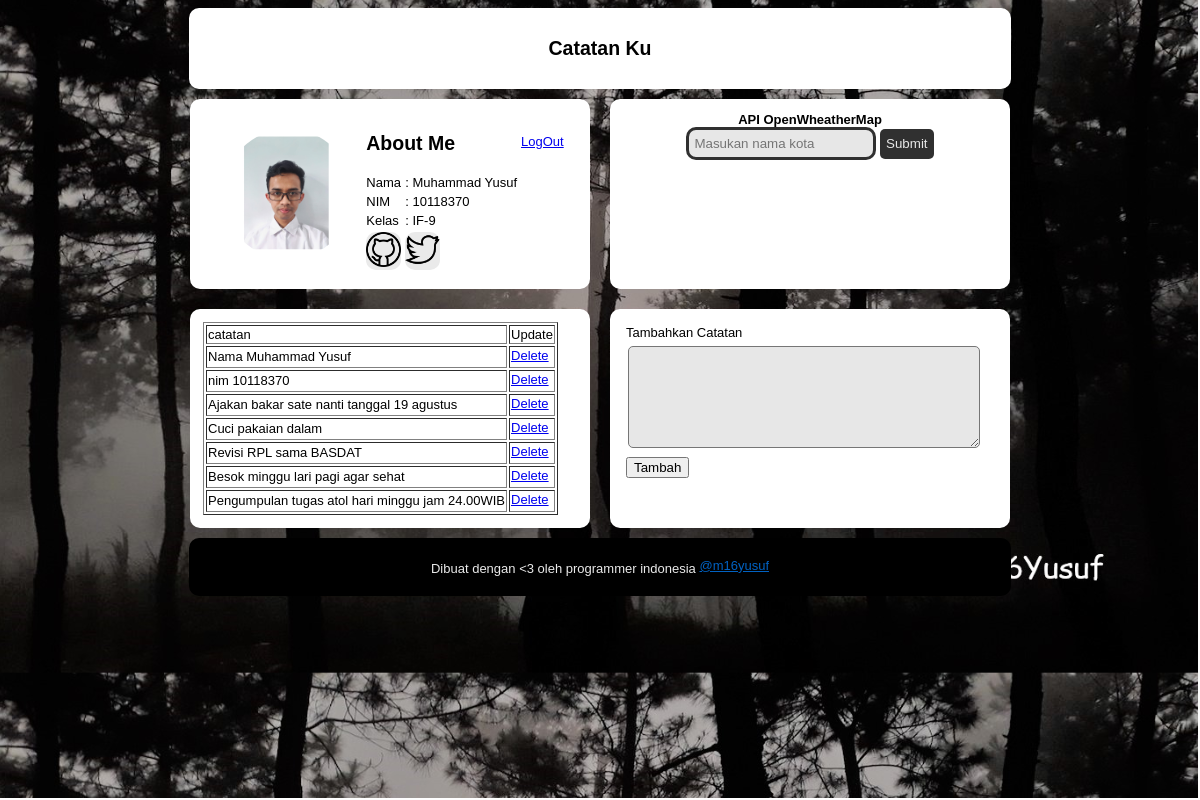
The page /view/home.php (signed in) on the database its author committed.
### tables this page shows
CREATE TABLE `tb_catatan` (
  `id_catatan` int(11) NOT NULL AUTO_INCREMENT,
  `Catatan` varchar(400) NOT NULL,
  PRIMARY KEY (`id_catatan`)
);

### view/home.php (the view, shortened to what this page needs)
<!DOCTYPE html>
<html lang="en">
    <head>
        <link rel="stylesheet" href="./../public/css/style.css">
    </head>
    <body>
        <div class="BGbody"></div>
        <div class="wrapper">
            <section class="header">
                <div class="flex-container-wrap">
                        <h1>Catatan Ku </h1>
                </div>
            </section>
            <div class="flex-container-badan">
                <section class="aboutme">
                    <div class="flex-container-wrap">
                        <img id="ProfilImg" src="./../assets/img/MyPic.jpeg">
                        <table>
                            <tr><td colspan="2"><h1>About Me</h1></td><td><a href="./../index.php">LogOut</a></td></tr>
                            <tr><td> Nama </td><td>: Muhammad Yusuf </td></tr>
                            <tr><td> NIM </td><td>: 10118370 </td></tr>
                            <tr><td> Kelas </td><td>: IF-9 </td></tr>
                            <tr>
                                <td>
                                    <a class="github" target="#" href="http://www.github.com/M16Yusuf">
                                    <img id="imgSosial" src="./../assets/icon/github.png"></a>
                                </td>
                                <td>
                                    <a class="twitter" target="#" href="https://www.twitter.com/M16Yusuf">
                                    <img id="imgSosial" src="./../assets/icon/twitter.png"></a>
                                </td>
                            </tr>
                        </table>
                    </div>
                </section>
                <section class="cobaapi">
                    <b>API OpenWheatherMap</b> <br>
                    <input type="text" class="inputValue" id="inputValue" placeholder="Masukan nama kota">
                    <input type="submit" class="button" value="Submit">
                </section>
                <section class="catatan">
                    <table border="1px">
                    <tr>
                        <td>catatan </td> <td>Update</td>
                    </tr>
                    <?php
                    include_once("./../config/config.php");
                    $result = mysqli_query($mysqli, "SELECT * FROM tb_catatan ORDER BY id_catatan DESC");
                    while($user_data = mysqli_fetch_array($result)) {
                        echo "<tr>";
                        echo "<td>".$user_data['Catatan']."</td>";
                        echo "<td><a href='./../controller/delete.php?id=$user_data[id_catatan]'>Delete</a></td></tr>";
                    }
                    ?>
                    </table>
                </section>
                <section class="catatan">
                    <form action="./../controller/addNote.php" method="post" name="form1">
                        <table width="380px">
                            <tr><td>Tambahkan Catatan</td></tr>
                            <tr><td><textarea name="catatan"></textarea></td></tr>
                            <tr><td><input type="submit" name="Submit" value="Tambah"></td></tr>
                        </table>
                    </form>
                </section>
            </div>
            <section class="footer">
                Dibuat dengan <3 oleh programmer indonesia <a href="https://m16yusuf.github.io/" target="#">@m16yusuf</a>
            </section>
        </div>
    </body>
</html>

### public/css/style.css (style rules this page uses)
body { align-content: center; font-family: 'Franklin Gothic Medium', 'Arial Narrow', Arial, sans-serif; font-size: small; }
.BGbody { background-image: url("../../assets/img/sampul02.jpg"); background-repeat:repeat-y; position: fixed; width: 100%; height: 100%; background-size: 100%; margin-top: -10px; margin-left: -10px; }
.wrapper { background-color:transparent; align-content: center; position: relative; max-width: 880px; width: auto; margin: auto; align-content: center; }
.flex-container-wrap { display: flex; flex-wrap: wrap; margin: auto; align-items: center; justify-content: center;max-width: 850px; }
.flex-container-badan { display: flex; flex-wrap: wrap; margin: auto; justify-content: center;max-width: 850px; }
section { background-color: white; box-sizing: border-box; border-radius: 10px; }
a { display: inline-block;position: relative; overflow: hidden;transition: all .3s; }
a:before,a:after { transition: all .3s; }
#ProfilImg { width: 130px; height: 130px;border-radius:50%; margin:10px; }
.header { padding: 1em; max-width: 822px; margin-left: auto; margin-right: auto; }
.cobaapi { padding: 1em; width: 400px; border-radius: 10px; margin:10px; text-align: center; font-size: small; font-family: 'Franklin Gothic Medium', 'Arial Narrow', Arial, sans-serif; }
.cobaapi input[type="text"] { color: #303030; background-color: #e7e7e7; border:solid; border-radius: 10px; height: 25px; padding-left: 5px; }
.cobaapi input[type="submit"] { background-color: #303030; color: #e7e7e7; border:none; border-radius: 5px; height: 30px; }
.catatan { padding: 1em; width: 400px; border-radius: 10px; margin:10px; font-size: small; font-family: 'Franklin Gothic Medium', 'Arial Narrow', Arial, sans-serif; }
.catatan textarea { width: 340px; height: 90px; margin: 2px; background-color: #e7e7e7; border-radius:5px; padding: 5px; border-style: solid; }
.aboutme { padding: 1em; width: 400px; height: auto; border-radius: 10px; margin: 10px; font-size: small; font-family: 'Franklin Gothic Medium', 'Arial Narrow', Arial, sans-serif; }
.github { background-color: #EAEAEA; width:"40px"; height:"40px";border-radius: 10px; }
#imgSosial { width: 35px; height: 35px; }
.twitter { background-color: #EAEAEA; width:"50px"; height:"50px";border-radius: 10px; }
.footer { background-color: black;color:#EAEAEA; margin-left: auto; margin-right: auto; max-width: 822px; padding: 20px; border-radius: 10px; font-size: small; text-align: center; font-family: 'Franklin Gothic Medium', 'Arial Narrow', Arial, sans-serif; }
.footer a { color: #0162c3; text-decoration: underline; }

### rows shown on the page
tb_catatan: Catatan "Nama Muhammad Yusuf"
tb_catatan: Catatan "nim 10118370"
tb_catatan: Catatan "Ajakan bakar sate nanti tanggal 19 agustus"
tb_catatan: Catatan "Cuci pakaian dalam"
tb_catatan: Catatan "Revisi RPL sama BASDAT"
tb_catatan: Catatan "Besok minggu lari pagi agar sehat"
tb_catatan: Catatan "Pengumpulan tugas atol hari minggu jam 24.00WIB"
